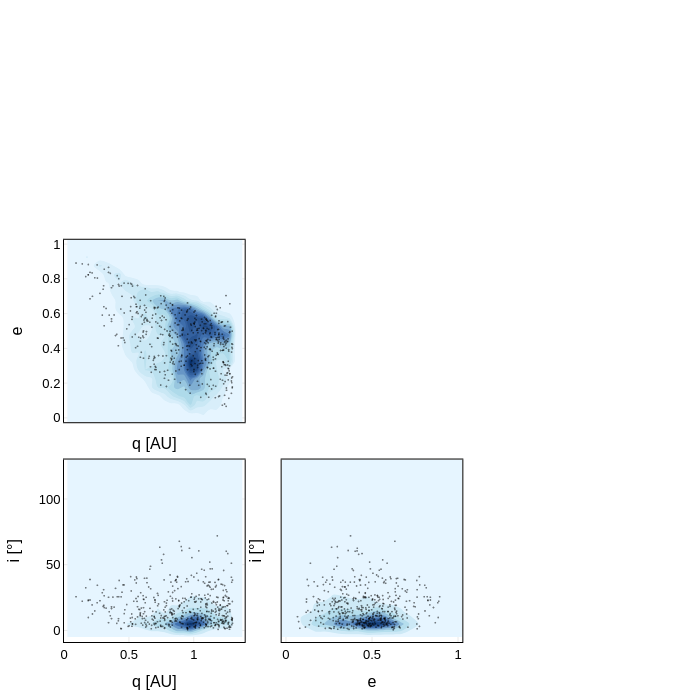

The code cell stored with this chart in its notebook:
### Code cell
import plotly.graph_objects as go
from plotly.subplots import make_subplots
import numpy as np

# Dataset base
q_ajuste = converted_sample[:, 0]
e_ajuste = converted_sample[:, 1]
i_ajuste = converted_sample[:, 2]

q = data_neas_plot[:, 0]
e = data_neas_plot[:, 1]
i = data_neas_plot[:, 2]

fig = make_subplots(
    rows=3, cols=3,
    shared_xaxes=True,
    shared_yaxes=True,
    horizontal_spacing=0.06,
    vertical_spacing=0.06
)

# Variables y sus índices
vars_data = {'q [AU]': (q_ajuste, q), 'e': (e_ajuste, e), 'i [°]': (i_ajuste, i)}
vars_list = list(vars_data.keys())

# Paleta refinada
colorscale = [
    [0.0, 'rgb(230,245,255)'],
    [0.3, 'rgb(171,217,233)'],
    [0.6, 'rgb(69,117,180)'],
    [1.0, 'rgb(8,48,107)']
]
# Añadir histogramas de densidad y puntos
for i in range(3):
    for j in range(i):
        xname = vars_list[j]
        yname = vars_list[i]
        x1, x2 = vars_data[xname]
        y1, y2 = vars_data[yname]

        # Reemplazar en la parte del contour:
        fig.add_trace(
            go.Histogram2dContour(
                x=x1,
                y=y1,
                colorscale=colorscale,
                showscale=False,
                contours=dict(showlines=False),
                opacity=1  # opacidad al máximo para que se note bien
            ),
            row=i+1, col=j+1
        )

        fig.add_trace(
            go.Scattergl(
                x=x2,
                y=y2,
                mode='markers',
                marker=dict(color='black', size=2, opacity=0.5),
                showlegend=False
            ),
            row=i+1, col=j+1
        )

        # Etiquetas
        fig.update_xaxes(title_text=xname, row=i+1, col=j+1)
        fig.update_yaxes(title_text=yname, row=i+1, col=j+1)

# Estilo limpio y profesional
fig.update_layout(
    width=700,
    height=700,
    plot_bgcolor='white',
    paper_bgcolor='white',
    font=dict(family="Arial", size=13, color='black'),
    margin=dict(t=20, l=20, b=20, r=20)
)

# Ajustar ejes (líneas finas, sin grillas pesadas)
for i in range(1, 4):
    for j in range(1, 4):
        fig.update_xaxes(
            row=i, col=j,
            showline=True,
            linewidth=1,
            linecolor='black',
            mirror=True,
            zeroline=False,
            gridcolor='#eaeaea'
        )
        fig.update_yaxes(
            row=i, col=j,
            showline=True,
            linewidth=1,
            linecolor='black',
            mirror=True,
            zeroline=False,
            gridcolor='#eaeaea'
        )

# Ocultar ejes innecesarios en la diagonal y parte superior
for i in range(3):
    for j in range(3):
        if j >= i:
            fig.update_xaxes(visible=False, row=i+1, col=j+1)
            fig.update_yaxes(visible=False, row=i+1, col=j+1)

fig.show()

### Figure 1 — Plotly figure (JSON) as saved in the notebook; plotly's stock layout.template omitted (floating-point values rounded to 4 significant figures; data arrays with more than 128 entries replaced by an {"elided": "..."} marker saying what was removed)
{"data": [{"colorscale": [[0, "rgb(230,245,255)"], [0.3, "rgb(171,217,233)"], [0.6, "rgb(69,117,180)"], [1, "rgb(8,48,107)"]], "contours": {"showlines": false}, "opacity": 1, "showscale": false, "type": "histogram2dcontour", "x": {"elided": "10000 float values"}, "xaxis": "x4", "y": {"elided": "10000 float values"}, "yaxis": "y4"}, {"marker": {"color": "black", "opacity": 0.5, "size": 2}, "mode": "markers", "showlegend": false, "type": "scattergl", "x": {"elided": "500 float values"}, "xaxis": "x4", "y": {"elided": "500 float values"}, "yaxis": "y4"}, {"colorscale": [[0, "rgb(230,245,255)"], [0.3, "rgb(171,217,233)"], [0.6, "rgb(69,117,180)"], [1, "rgb(8,48,107)"]], "contours": {"showlines": false}, "opacity": 1, "showscale": false, "type": "histogram2dcontour", "x": {"elided": "10000 float values"}, "xaxis": "x7", "y": {"elided": "10000 float values"}, "yaxis": "y7"}, {"marker": {"color": "black", "opacity": 0.5, "size": 2}, "mode": "markers", "showlegend": false, "type": "scattergl", "x": {"elided": "500 float values"}, "xaxis": "x7", "y": {"elided": "500 float values"}, "yaxis": "y7"}, {"colorscale": [[0, "rgb(230,245,255)"], [0.3, "rgb(171,217,233)"], [0.6, "rgb(69,117,180)"], [1, "rgb(8,48,107)"]], "contours": {"showlines": false}, "opacity": 1, "showscale": false, "type": "histogram2dcontour", "x": {"elided": "10000 float values"}, "xaxis": "x8", "y": {"elided": "10000 float values"}, "yaxis": "y8"}, {"marker": {"color": "black", "opacity": 0.5, "size": 2}, "mode": "markers", "showlegend": false, "type": "scattergl", "x": {"elided": "500 float values"}, "xaxis": "x8", "y": {"elided": "500 float values"}, "yaxis": "y8"}], "layout": {"font": {"color": "black", "family": "Arial", "size": 13}, "height": 700, "margin": {"b": 20, "l": 20, "r": 20, "t": 20}, "paper_bgcolor": "white", "plot_bgcolor": "white", "width": 700, "xaxis": {"anchor": "y", "domain": [0, 0.2933], "gridcolor": "#eaeaea", "linecolor": "black", "linewidth": 1, "matches": "x7", "mirror": true, "showline": true, "showticklabels": false, "visible": false, "zeroline": false}, "xaxis2": {"anchor": "y2", "domain": [0.3533, 0.6467], "gridcolor": "#eaeaea", "linecolor": "black", "linewidth": 1, "matches": "x8", "mirror": true, "showline": true, "showticklabels": false, "visible": false, "zeroline": false}, "xaxis3": {"anchor": "y3", "domain": [0.7067, 1], "gridcolor": "#eaeaea", "linecolor": "black", "linewidth": 1, "matches": "x9", "mirror": true, "showline": true, "showticklabels": false, "visible": false, "zeroline": false}, "xaxis4": {"anchor": "y4", "domain": [0, 0.2933], "gridcolor": "#eaeaea", "linecolor": "black", "linewidth": 1, "matches": "x7", "mirror": true, "showline": true, "showticklabels": false, "title": {"text": "q [AU]"}, "zeroline": false}, "xaxis5": {"anchor": "y5", "domain": [0.3533, 0.6467], "gridcolor": "#eaeaea", "linecolor": "black", "linewidth": 1, "matches": "x8", "mirror": true, "showline": true, "showticklabels": false, "visible": false, "zeroline": false}, "xaxis6": {"anchor": "y6", "domain": [0.7067, 1], "gridcolor": "#eaeaea", "linecolor": "black", "linewidth": 1, "matches": "x9", "mirror": true, "showline": true, "showticklabels": false, "visible": false, "zeroline": false}, "xaxis7": {"anchor": "y7", "domain": [0, 0.2933], "gridcolor": "#eaeaea", "linecolor": "black", "linewidth": 1, "mirror": true, "showline": true, "title": {"text": "q [AU]"}, "zeroline": false}, "xaxis8": {"anchor": "y8", "domain": [0.3533, 0.6467], "gridcolor": "#eaeaea", "linecolor": "black", "linewidth": 1, "mirror": true, "showline": true, "title": {"text": "e"}, "zeroline": false}, "xaxis9": {"anchor": "y9", "domain": [0.7067, 1], "gridcolor": "#eaeaea", "linecolor": "black", "linewidth": 1, "mirror": true, "showline": true, "visible": false, "zeroline": false}, "yaxis": {"anchor": "x", "domain": [0.7067, 1], "gridcolor": "#eaeaea", "linecolor": "black", "linewidth": 1, "mirror": true, "showline": true, "visible": false, "zeroline": false}, "yaxis2": {"anchor": "x2", "domain": [0.7067, 1], "gridcolor": "#eaeaea", "linecolor": "black", "linewidth": 1, "matches": "y", "mirror": true, "showline": true, "showticklabels": false, "visible": false, "zeroline": false}, "yaxis3": {"anchor": "x3", "domain": [0.7067, 1], "gridcolor": "#eaeaea", "linecolor": "black", "linewidth": 1, "matches": "y", "mirror": true, "showline": true, "showticklabels": false, "visible": false, "zeroline": false}, "yaxis4": {"anchor": "x4", "domain": [0.3533, 0.6467], "gridcolor": "#eaeaea", "linecolor": "black", "linewidth": 1, "mirror": true, "showline": true, "title": {"text": "e"}, "zeroline": false}, "yaxis5": {"anchor": "x5", "domain": [0.3533, 0.6467], "gridcolor": "#eaeaea", "linecolor": "black", "linewidth": 1, "matches": "y4", "mirror": true, "showline": true, "showticklabels": false, "visible": false, "zeroline": false}, "yaxis6": {"anchor": "x6", "domain": [0.3533, 0.6467], "gridcolor": "#eaeaea", "linecolor": "black", "linewidth": 1, "matches": "y4", "mirror": true, "showline": true, "showticklabels": false, "visible": false, "zeroline": false}, "yaxis7": {"anchor": "x7", "domain": [0, 0.2933], "gridcolor": "#eaeaea", "linecolor": "black", "linewidth": 1, "mirror": true, "showline": true, "title": {"text": "i [°]"}, "zeroline": false}, "yaxis8": {"anchor": "x8", "domain": [0, 0.2933], "gridcolor": "#eaeaea", "linecolor": "black", "linewidth": 1, "matches": "y7", "mirror": true, "showline": true, "showticklabels": false, "title": {"text": "i [°]"}, "zeroline": false}, "yaxis9": {"anchor": "x9", "domain": [0, 0.2933], "gridcolor": "#eaeaea", "linecolor": "black", "linewidth": 1, "matches": "y7", "mirror": true, "showline": true, "showticklabels": false, "visible": false, "zeroline": false}}}
